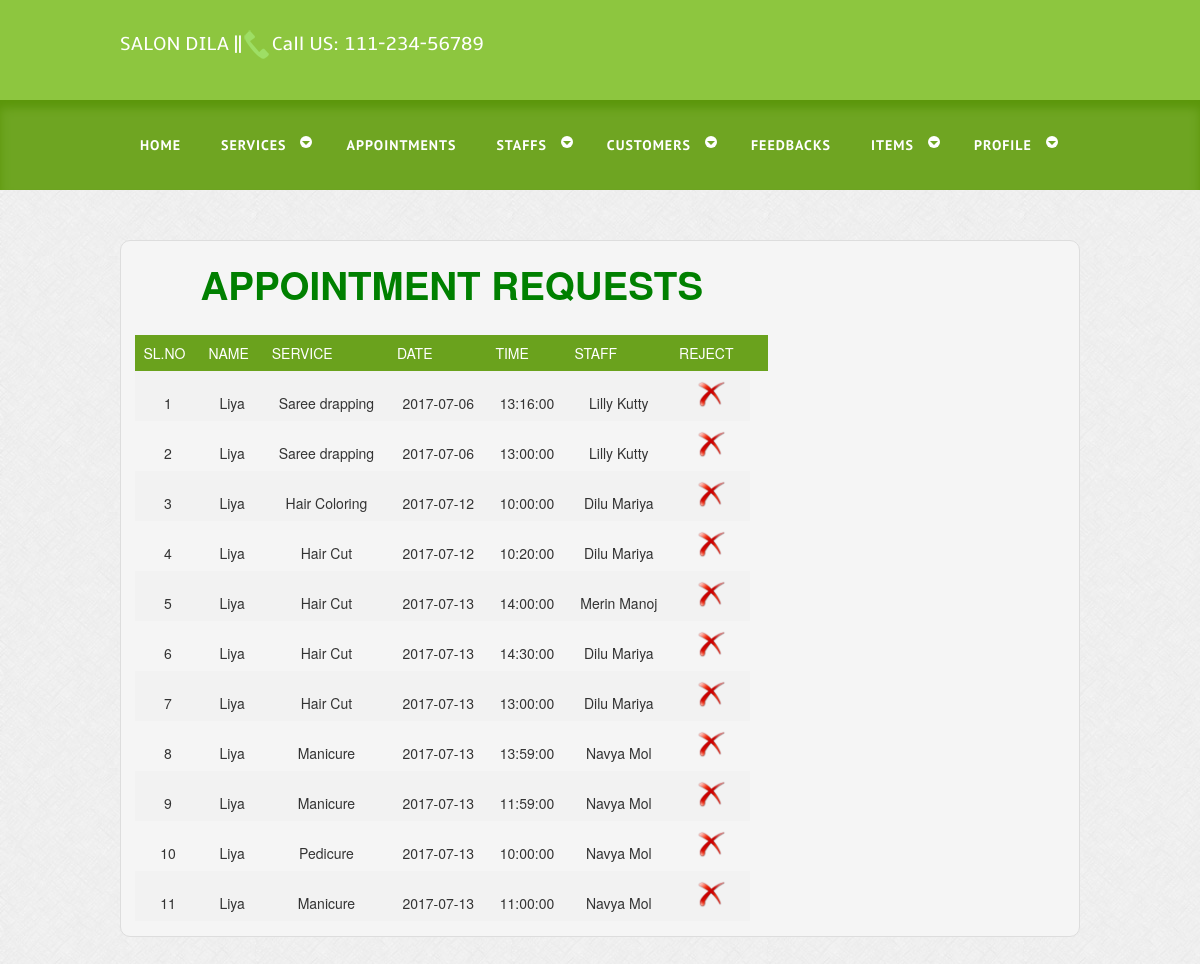
The page /admin_app_aprove.php (signed in) on the database its author committed.
### tables this page shows
CREATE TABLE `tbl_appointment` (
  `App_id` int(2) NOT NULL,
  `Reg_no` int(2) NOT NULL,
  `ser_cat_id` varchar(20) NOT NULL,
  `Cat_id` int(2) NOT NULL,
  `Date` date NOT NULL,
  `Time` time NOT NULL,
  `Staff_id` int(2) NOT NULL,
  `Status` int(5) NOT NULL
);

CREATE TABLE `tbl_registration` (
  `Reg_id` int(2) NOT NULL,
  `F_name` varchar(50) NOT NULL,
  `L_name` varchar(50) NOT NULL,
  `Gender` varchar(10) NOT NULL,
  `House_name` varchar(70) NOT NULL,
  `City` varchar(20) NOT NULL,
  `Dis_id` int(15) NOT NULL,
  `Mobile` varchar(15) NOT NULL,
  `Email` varchar(30) NOT NULL,
  `Image` varchar(50) NOT NULL,
  `Status` int(2) NOT NULL
);

CREATE TABLE `tbl_category` (
  `ser_cat_id` int(5) NOT NULL,
  `Cat_id` int(5) NOT NULL,
  `ser_cat_name` varchar(50) NOT NULL,
  `ser_cat_price` int(10) NOT NULL,
  `status` int(2) NOT NULL
);

### admin_app_aprove.php (the view, shortened to what this page needs)
<?php
include 'admin_header.php';
?>
				<h1><font color="Green"><center>APPOINTMENT REQUESTS</h1></font><br>
				<?php
$res1=mysqli_query($con,"SELECT * FROM `tbl_appointment` where `Status`='1' order by Date");
$row1=mysqli_fetch_array($res1);
if(empty($row1))
{
	echo "<br><br><center><font color=red size=3>No Appointment Requests Yet!!!</font></center>";
}
else
{
?>
<table>
<table border=3 width=70%>
<tr>
<th>SL.NO</th>
<th>NAME</th>
<th>SERVICE</th>
<th>DATE</th>
<th>TIME</th>
<th>STAFF</th>
<th>REJECT</th>
<th></th></tr>
<?php
include 'dbconnect.php';
$res=mysqli_query($con,"SELECT * FROM `tbl_appointment` where `Status`='1' order by Date");
	$i=1;
	while($row=mysqli_fetch_array($res))
	{
		$a=$row['ser_cat_id'];
		$b=$row['Reg_no'];
		$c=$row['Staff_id'];
	$res1=mysqli_query($con,"SELECT * FROM `tbl_category` WHERE `ser_cat_id`='$a'");
	$row1=mysqli_fetch_array($res1);
	$res2=mysqli_query($con,"SELECT * FROM `tbl_registration` WHERE `Reg_id`='$b'");
	$row2=mysqli_fetch_array($res2);
	$res3=mysqli_query($con,"SELECT * FROM `tbl_registration` WHERE `Reg_id`='$c'");
	$row3=mysqli_fetch_array($res3);
	?>
	<tr><td><center><?php echo $i?></td>
	<td><center><?php echo $row2['F_name'];?></td>
<td><center><?php echo $row1['ser_cat_name'];?></td>
<td><center><?php echo $row['Date'];?></td>
<td><center><?php echo $row['Time'];?></td>
<td><center><?php echo $row3['F_name'];?> <?php echo $row3['L_name'];?></td>
<td><center><a href="delete_app_request.php?uid=<?php echo $row['App_id'];?>" onclick="return confirm('Are you sure??')"><img src="images/DeleteRed.png" width="30px"></a></td></tr>
<?php
$i++;
}}
?>

### css/style.css (style rules this page uses)
html,body,div,span,applet,object,iframe,h1,h2,h3,h4,h5,h6,p,blockquote,pre,a,abbr,acronym,address,big,cite,code,del,dfn,em,img,ins,kbd,q,s,samp,small,strike,strong,sub,sup,tt,var,b,u,i,dl,dt,dd,ol,nav ul,nav li,fieldset,form,label,legend,table,caption,tbody,tfoot,thead,tr,th,td,article,aside,canvas,details,embed,figure,figcaption,footer,header,hgroup,menu,nav,output,ruby,section,summary,time,mark,audio,video { margin:0;padding:0;border:0;font-size:100%;font:inherit;vertical-align:baseline; }
table { border-collapse:collapse;border-spacing:0; }
a { text-decoration:none; }
img { max-width:100%; }
body { font-family: Arial, Helvetica, sans-serif; background:url(../images/body_bg.jpg); }

### admin_app_aprove.php (style rules this page uses)
table { border-collapse: collapse; width: 100%; }
th, td { text-align: left; padding: 8px; }
tr:nth-child(even) { background-color: #f2f2f2 }
th { background-color: #6aa21d; color: white; }

### rows shown on the page
tbl_appointment: tbl_registration.F_name "Liya", ser_cat.ser_cat_name "Saree drapping", Date "2017-07-06", Time "13:16:00", tbl_registration.F_name "Lilly", tbl_registration.L_name "Kutty"
tbl_appointment: tbl_registration.F_name "Liya", ser_cat.ser_cat_name "Saree drapping", Date "2017-07-06", Time "13:00:00", tbl_registration.F_name "Lilly", tbl_registration.L_name "Kutty"
tbl_appointment: tbl_registration.F_name "Liya", ser_cat.ser_cat_name "Hair Coloring", Date "2017-07-12", Time "10:00:00", tbl_registration.F_name "Dilu", tbl_registration.L_name "Mariya"
tbl_appointment: tbl_registration.F_name "Liya", ser_cat.ser_cat_name "Hair Cut", Date "2017-07-12", Time "10:20:00", tbl_registration.F_name "Dilu", tbl_registration.L_name "Mariya"
tbl_appointment: tbl_registration.F_name "Liya", ser_cat.ser_cat_name "Hair Cut", Date "2017-07-13", Time "14:00:00", tbl_registration.F_name "Merin", tbl_registration.L_name "Manoj"
tbl_appointment: tbl_registration.F_name "Liya", ser_cat.ser_cat_name "Hair Cut", Date "2017-07-13", Time "14:30:00", tbl_registration.F_name "Dilu", tbl_registration.L_name "Mariya"
tbl_appointment: tbl_registration.F_name "Liya", ser_cat.ser_cat_name "Hair Cut", Date "2017-07-13", Time "13:00:00", tbl_registration.F_name "Dilu", tbl_registration.L_name "Mariya"
tbl_appointment: tbl_registration.F_name "Liya", ser_cat.ser_cat_name "Manicure", Date "2017-07-13", Time "13:59:00", tbl_registration.F_name "Navya", tbl_registration.L_name "Mol"
tbl_appointment: tbl_registration.F_name "Liya", ser_cat.ser_cat_name "Manicure", Date "2017-07-13", Time "11:59:00", tbl_registration.F_name "Navya", tbl_registration.L_name "Mol"
tbl_appointment: tbl_registration.F_name "Liya", ser_cat.ser_cat_name "Pedicure", Date "2017-07-13", Time "10:00:00", tbl_registration.F_name "Navya", tbl_registration.L_name "Mol"
tbl_appointment: tbl_registration.F_name "Liya", ser_cat.ser_cat_name "Manicure", Date "2017-07-13", Time "11:00:00", tbl_registration.F_name "Navya", tbl_registration.L_name "Mol"
